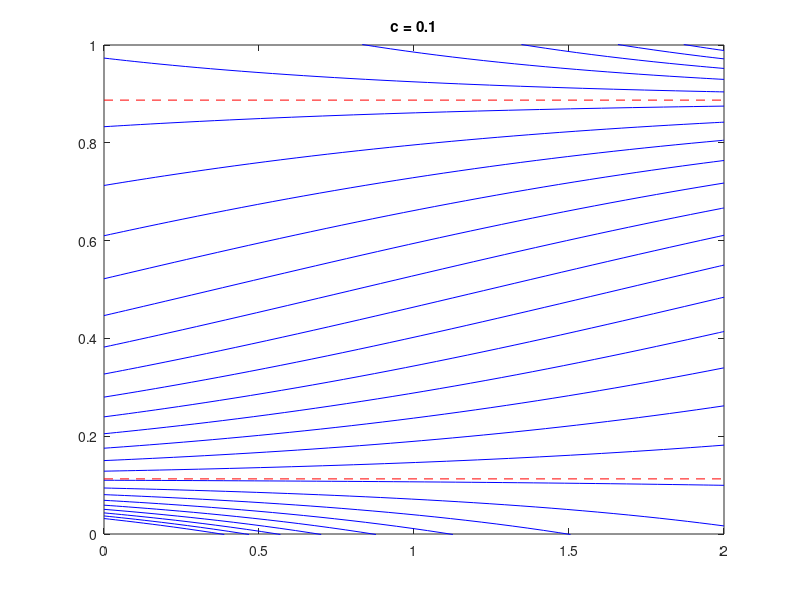

Recreate this plot in MATLAB.
c = .1;
x_0 = logspace(-1.5, 0.8, 35);
T = 2;
tspan = [0, T];

figure(2);
for k = 1 : length(x_0)
    [t, x] = ode45(@(t, x) x - x.^2 - c, tspan, x_0(k));
    plot(t, x, '-b');
    hold on;
end
hold off;

x_star = roots([-1 1 -c]);
for k = 1 : length(x_star)
    if isreal(x_star(k))
        line([0, T], [x_star(k), x_star(k)], 'linestyle', '--', 'color', 'red');
    end
end
axis([0 T 0 min(1, max(x_0))])
title(['c = ' num2str(c)]);
